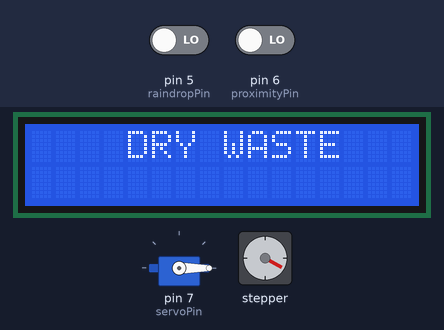
The sketch below on a simulated Arduino Uno, built with avr-gcc and run on an emulated ATmega328P. On the bench: servo, 16×2 character LCD, stepper motor. The test bench sets the inputs (shaded band); at power-on: pin 5 (raindropPin) LOW, pin 6 (proximityPin) LOW. Stepper angles assume 2048 steps per turn.

Above: at 9.7 s.
At 15.5 s:
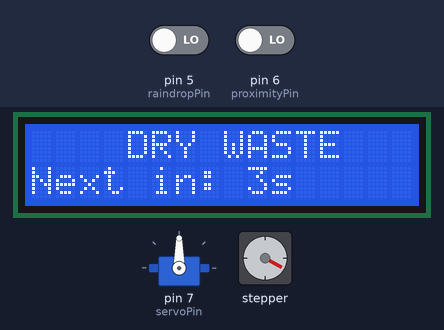
15.6 s: pin 5 (raindropPin) driven HIGH
At 25.42 s:
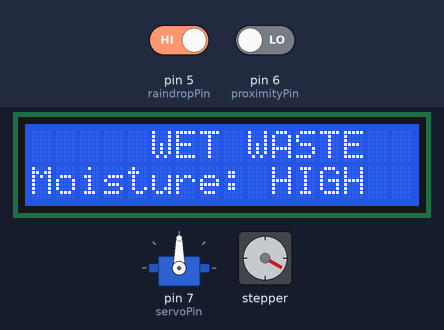
27.3 s: pin 5 (raindropPin) driven LOW and pin 6 (proximityPin) driven HIGH
At 49.5 s:
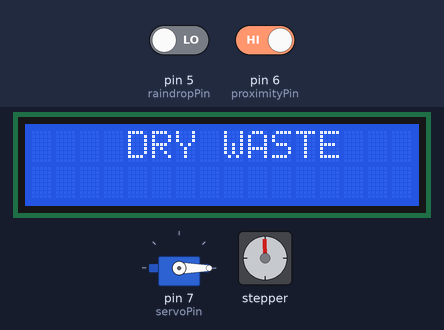
Timing chart, 0 to 52.0 s (numbered marks = the images above; inputs shaded):
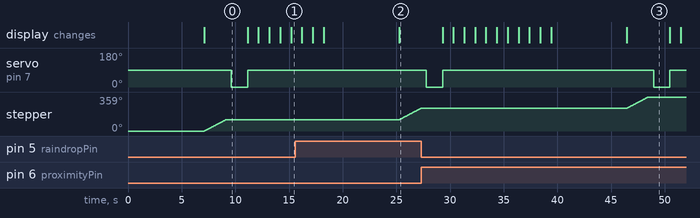

Measured:
- after the input at 15.6 s, the display: first differs from a run without the input after 9.7 s (image 2)
- after the input at 27.3 s, the display: first differs from a run without the input after 19.2 s (image 3)
- by itself, servo on pin 7 (servoPin): alternates 90° for 19.7 s and 0° for 1.5 s

The sketch:

FINAL_SIMPLE.ino
```cpp
#include <Wire.h>
#include <LiquidCrystal_I2C.h>
#include <Stepper.h>
#include <Servo.h>

// LCD
LiquidCrystal_I2C lcd(0x27, 16, 2);

// Servo
Servo servo;
const int servoPin = 7;

// Stepper
const int stepsPerRevolution = 2048;
Stepper stepper(stepsPerRevolution, 8, 10, 9, 11); // 28BYJ-48 Stepper with ULN2003

// Sensors
const int raindropPin = 5;
const int proximityPin = 6;

// Timing
unsigned long lastActionTime = 0;
const unsigned long cooldownPeriod = 7000; // 7 seconds

void setup() {
  pinMode(raindropPin, INPUT);
  pinMode(proximityPin, INPUT);
  servo.attach(servoPin);
  stepper.setSpeed(10); // adjust for smoother rotation

  lcd.init();
  lcd.backlight();
  standbyDisplay();
  Serial.begin(9600);
}

void loop() {
  int raindropState = digitalRead(raindropPin);
  int proximityState = digitalRead(proximityPin);
  bool isMetalDetected = (Serial.readStringUntil('\n') == "metal detected: 1");

  if (millis() - lastActionTime < cooldownPeriod) return;

  if (raindropState == HIGH) {
    displayWetWaste();
    rotateAndOpen();
    countdown(10);
    standbyDisplay();
    lastActionTime = millis();
  } else if (isMetalDetected) {
    displayMetalWaste();
    rotateAndOpen();
    delay(2000);
    standbyDisplay();
    lastActionTime = millis();
  } else {
    // DRY WASTE default detection
    displayDryWaste();
    rotateAndOpen();
    countdown(7);
    standbyDisplay();
    lastActionTime = millis();
  }
}

void standbyDisplay() {
  lcd.clear();
  lcd.setCursor(0, 0);
  lcd.print("  BIN-SENSE READY");
  lcd.setCursor(1, 1);
  lcd.print(" TO SEGREGATE!");
}

void displayWetWaste() {
  lcd.clear();
  lcd.setCursor(0, 0);
  lcd.print("     WET WASTE");
  lcd.setCursor(0, 1);
  lcd.print("Moisture: HIGH");
}

void displayDryWaste() {
  lcd.clear();
  lcd.setCursor(0, 0);
  lcd.print("    DRY WASTE");
}

void displayMetalWaste() {
  lcd.clear();
  lcd.setCursor(0, 0);
  lcd.print("   METAL WASTE");
}

void rotateAndOpen() {
  stepper.step(stepsPerRevolution / 3); // 120 degrees
  delay(500);
  servo.write(0);  // open left
  delay(1500);
  servo.write(90); // close
}

void countdown(int seconds) {
  for (int i = seconds; i > 0; i--) {
    lcd.setCursor(0, 1);
    lcd.print("Next in: ");
    lcd.print(i);
    lcd.print("s ");
    delay(1000);
  }
}
```
